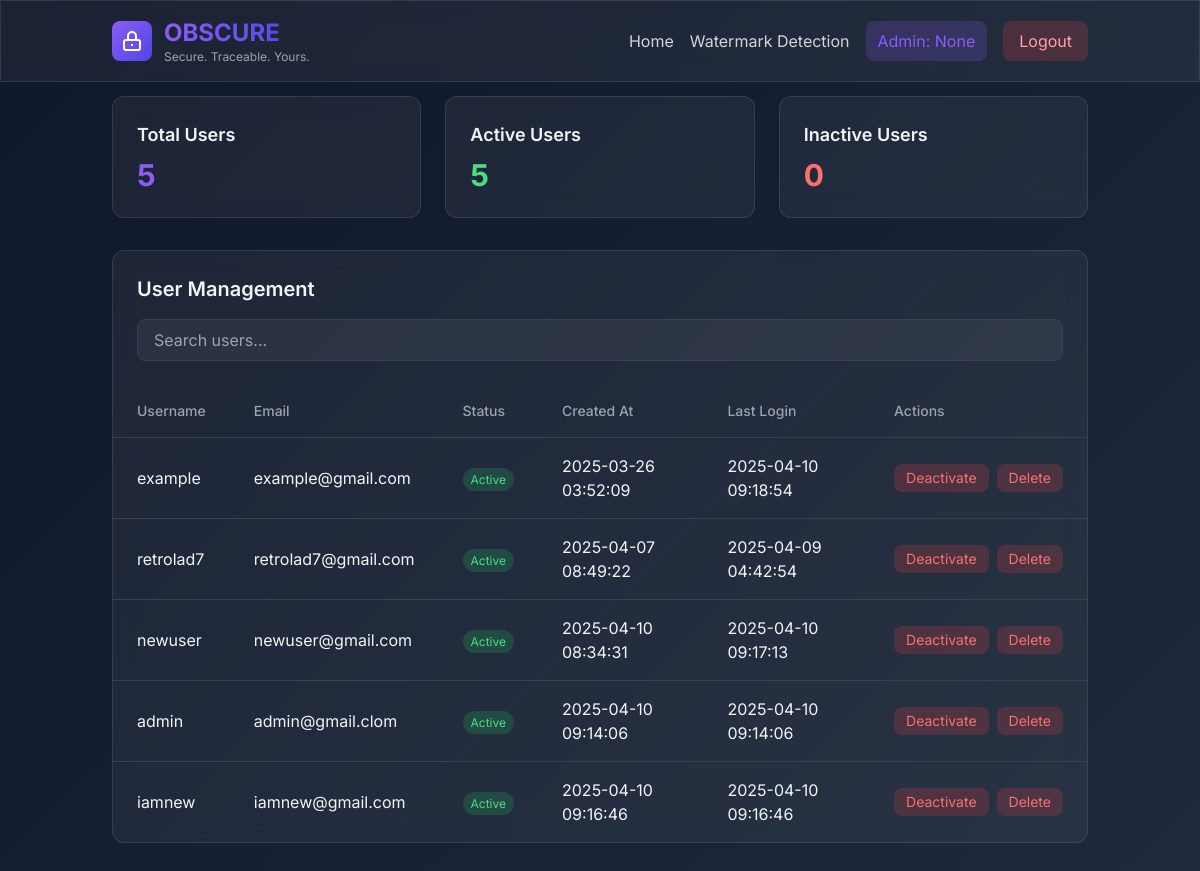
Before: /admin (signed in) with the older database file.
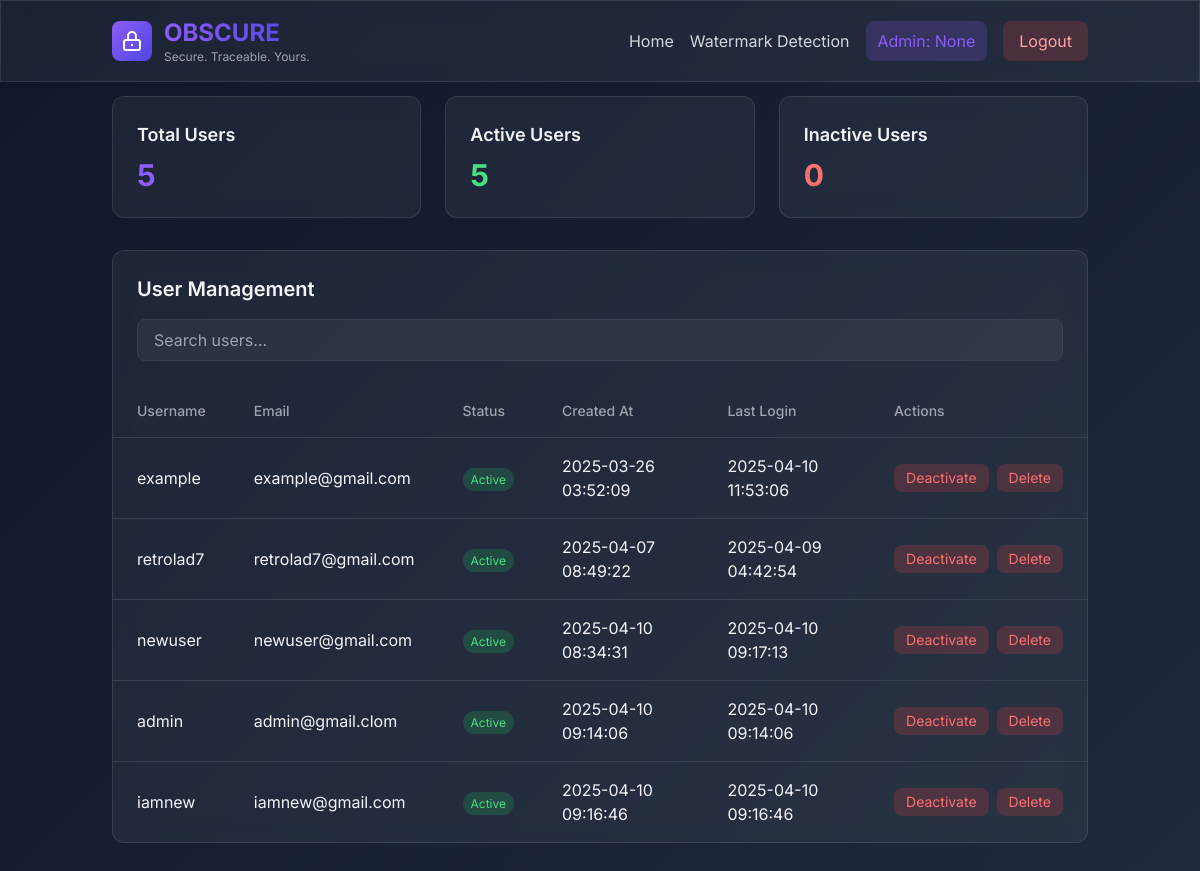
After: the same page with the newer database file.
### tables this page shows
CREATE TABLE users (
                id INTEGER PRIMARY KEY AUTOINCREMENT,
                username TEXT UNIQUE NOT NULL,
                email TEXT UNIQUE NOT NULL,
                password_hash TEXT NOT NULL,
                salt TEXT NOT NULL,
                created_at TIMESTAMP DEFAULT CURRENT_TIMESTAMP,
                last_login TIMESTAMP,
                is_active BOOLEAN DEFAULT 1
            );

### app.py (the view, shortened to what this page needs)
@app.route('/admin', methods=["GET", "POST"])
def admin():
    if 'admin' not in session:
        flash('Admin access required', 'error')
        return redirect(url_for('admin_login'))
    users = user_manager.get_all_users()
    return render_template('admin.html', users=users)

### users.py (called while the page is built)
    def get_all_users(self) -> list[Dict[str, Any]]:
        conn = sqlite3.connect(self.db_path)
        cursor = conn.cursor()
        cursor.execute("SELECT * FROM users")
        users = cursor.fetchall()
        conn.close()
        return [{
            'id': user[0],
            'username': user[1],
            'email': user[2],
            'created_at': user[5],
            'last_login': user[6],
            'is_active': user[7]
        } for user in users]

### templates/admin.html (shortened to what the changed rows need)
<!DOCTYPE html>
<html lang="en" class="scroll-smooth">
<head>
    <script src="https://cdn.tailwindcss.com"></script>
</head>
<body class="text-gray-100 min-h-screen">
    <div class="container mx-auto px-6 pt-24 pb-12">
        <div class="glass-effect rounded-xl overflow-hidden">
            <div class="p-6">
                <h2 class="text-xl font-semibold mb-4">User Management</h2>
            </div>
            <div class="overflow-x-auto">
                <table class="w-full">
                    <thead>
                        <tr class="border-b border-gray-700">
                            <th class="px-6 py-4 text-left text-sm font-medium text-gray-400">Username</th>
                            <th class="px-6 py-4 text-left text-sm font-medium text-gray-400">Email</th>
                            <th class="px-6 py-4 text-left text-sm font-medium text-gray-400">Status</th>
                            <th class="px-6 py-4 text-left text-sm font-medium text-gray-400">Created At</th>
                            <th class="px-6 py-4 text-left text-sm font-medium text-gray-400">Last Login</th>
                            <th class="px-6 py-4 text-left text-sm font-medium text-gray-400">Actions</th>
                        </tr>
                    </thead>
                    <tbody class="divide-y divide-gray-700">
                        {% for user in users %}
                        <tr class="hover:bg-white/5">
                            <td class="px-6 py-4">{{ user.username }}</td>
                            <td class="px-6 py-4">{{ user.email }}</td>
                            <td class="px-6 py-4">
                                <span class="px-2 py-1 rounded-full text-xs {% if user.is_active %}bg-green-500/20 text-green-400{% else %}bg-red-500/20 text-red-400{% endif %}">
                                    {{ 'Active' if user.is_active else 'Inactive' }}
                                </span>
                            </td>
                            <td class="px-6 py-4">{{ user.created_at }}</td>
                            <td class="px-6 py-4">{{ user.last_login or 'Never' }}</td>
                            <td class="px-6 py-4">
                                <div class="flex space-x-2">
                                    <form action="{{ url_for('admin') }}" method="POST" class="inline">
                                        <button type="submit" class="px-3 py-1 text-sm rounded-lg {% if user.is_active %}bg-red-500/20 text-red-400 hover:bg-red-500/30{% else %}bg-green-500/20 text-green-400 hover:bg-green-500/30{% endif %} transition-colors">
                                            {{ 'Deactivate' if user.is_active else 'Activate' }}
                                        </button>
                                    </form>
                                    <form action="{{ url_for('admin') }}" method="POST" class="inline" onsubmit="return confirm('Are you sure you want to delete this user?');">
                                        <button type="submit" class="px-3 py-1 text-sm bg-red-500/20 text-red-400 rounded-lg hover:bg-red-500/30 transition-colors">
                                            Delete
                                        </button>
                                    </form>
                                </div>
                            </td>
                        </tr>
                        {% endfor %}
                    </tbody>
                </table>
            </div>
        </div>
    </div>
</body>
</html>

Changed rows visible on the page:
changed users "example": last_login "2025-04-10 09:18:54" → "2025-04-10 11:53:06"
